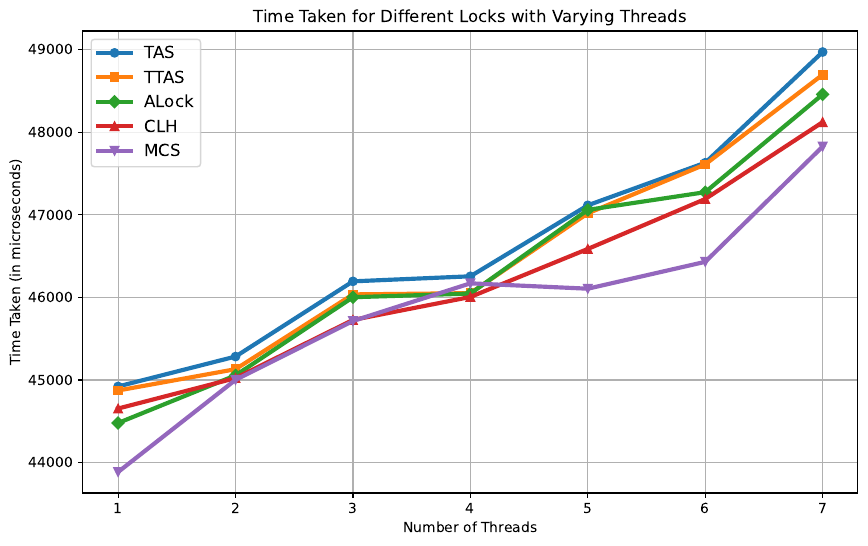

This chart was generated by the following Python code:
import matplotlib.pyplot as plt

# Data
threads = list(range(1, 8))
locks = ["TAS", "TTAS", "ALock", "CLH", "MCS"]

data = {
    "TAS": [44922, 45284, 46194, 46255, 47114, 47629, 48969],
    "TTAS": [44873, 45131, 46036, 46051, 47017, 47609, 48695],
    "ALock": [44480, 45056, 46002, 46046, 47059, 47273, 48456],
    "CLH": [44655, 45023, 45727, 46005, 46586, 47190, 48120],
    "MCS": [43887, 45002, 45714, 46170, 46105, 46430, 47825]
}

plt.figure(figsize=(10, 6))

markers = ['o', 's', 'D', '^', 'v']

for lock, marker in zip(locks, markers):
    plt.plot(threads, data[lock], label=lock, marker=marker, linewidth=3)

plt.title('Time Taken for Different Locks with Varying Threads')
plt.xlabel('Number of Threads', fontsize=10)
plt.ylabel('Time Taken (in microseconds)', fontsize=10)
plt.xticks(threads)
plt.grid(True)
plt.legend(prop={'size': 12})
plt.savefig("svPlot.pdf", format="pdf", bbox_inches="tight")
plt.show()


